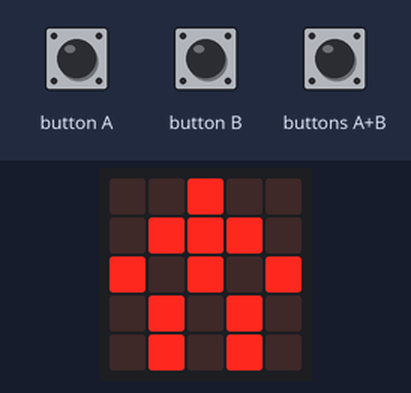
Bench run of a program on a simulated BBC micro:bit (MakeCode). On the bench: the board's 5×5 LED display. The inputs (shaded band) are chosen by the test bench.

Above: at 1.6 s.
1.7 s: button A pressed for 0.15 s
At 2.05 s:
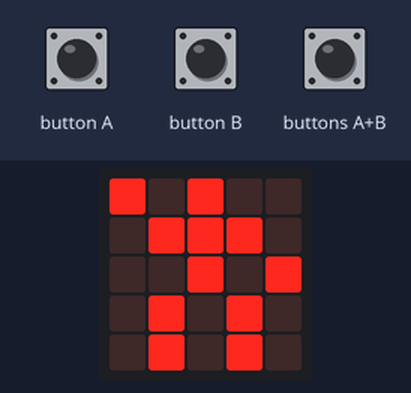
2.4 s: button B pressed for 0.15 s
At 2.45 s:
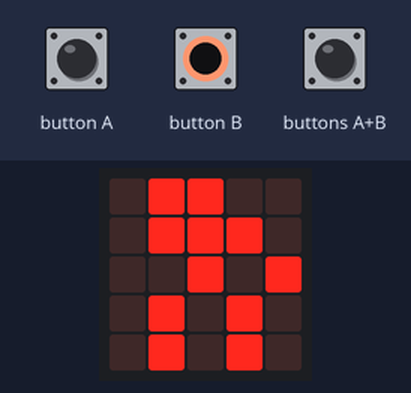
3.1 s: buttons A+B pressed for 0.15 s
At 9.2 s:
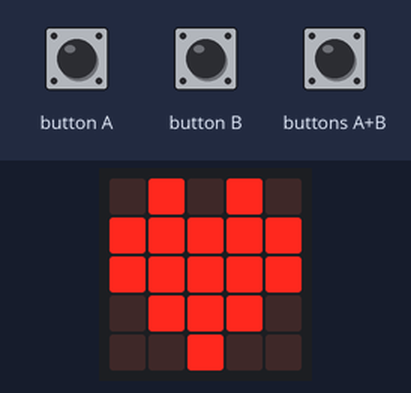
Timing chart, 0 to 10.7 s (numbered marks = the images above; inputs shaded):
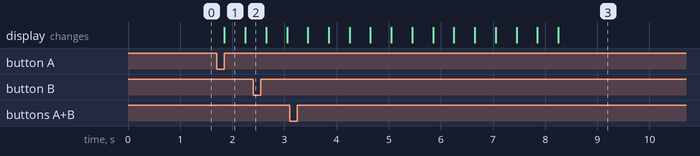

The program:

main.ts
```typescript
input.onButtonPressed(Button.A, function () {
    for (let index = 0; index < 4; index++) {
        basic.showLeds(`
            # . # . .
            . # # # .
            . . # . #
            . # . # .
            . # . # .
            `)
        basic.showLeds(`
            . # # . .
            . # # # .
            . . # . #
            . # . # .
            . # . # .
            `)
    }
})
input.onButtonPressed(Button.AB, function () {
    basic.showIcon(IconNames.Heart)
})
input.onButtonPressed(Button.B, function () {
    for (let index = 0; index < 4; index++) {
        basic.showLeds(`
            . . # . #
            . # # # .
            # . # . .
            . # . # .
            . # . # .
            `)
        basic.showLeds(`
            . . # # .
            . # # # .
            # . # . .
            . # . # .
            . # . # .
            `)
    }
})
basic.showLeds(`
    . . # . .
    . # # # .
    # . # . #
    . # . # .
    . # . # .
    `)
```

test.ts
```typescript
// ide kerülnek a tesztek; a rendszer ezt nem kompilálja, ha a csomagot bővítményként használják.
```

Measured:
- after the input at 1.7 s, the display: changes after 0.15 s (image 1)
- after the input at 3.1 s, the display: first differs from a run without the input after 5.2 s (image 3)
- what the display in image 1 shows lasts 0.4 s, from 1.9 s to 2.3 s
